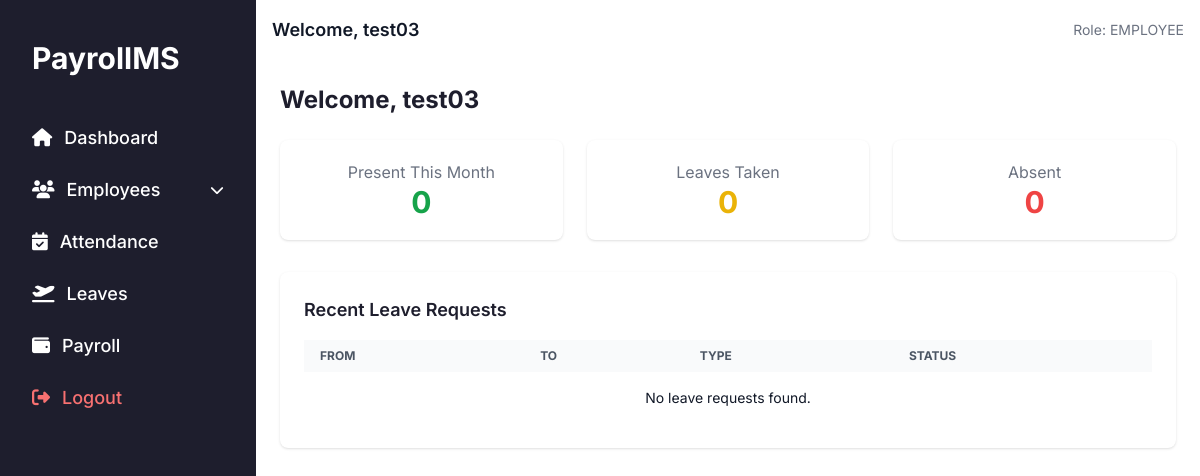
/users/employee-dashboard/ (signed in), run on the app's committed database.
### users/models.py (models this page shows, shortened)
class User(AbstractUser):
    ROLE_CHOICES = (
        ('ADMIN', 'Admin'),
        ('HR', 'HR'),
        ('EMPLOYEE', 'Employee'),
    )
    role = models.CharField(max_length=10, choices=ROLE_CHOICES)

### employees/models.py (models this page shows)
class Employee(models.Model):
    user = models.OneToOneField(User, on_delete=models.CASCADE, related_name='employee')
    department = models.ForeignKey(Department, on_delete=models.SET_NULL, null=True)
    designation = models.ForeignKey(Designation, on_delete=models.SET_NULL, null=True)
    date_of_joining = models.DateField()
    contact_number = models.CharField(max_length=15)
    address = models.TextField()
    def __str__(self):
        return self.user.get_full_name()

### users/views.py (the view)
# urls.py: path('employee-dashboard/', views.employee_dashboard, name='employee_dashboard'),
@login_required
def employee_dashboard(request):
    user = request.user
    print("User:", user.username, "| Role:", user.role)
    try:
        employee = user.employee
        print("Employee found:", employee)
    except Exception as e:
        print("Error fetching employee:", e)
        return redirect('/')
    try:
        today = date.today()
        start_date = today.replace(day=1)
        end_date = today.replace(day=monthrange(today.year, today.month)[1])
        attendance_records = Attendance.objects.filter(employee=employee, date__range=(start_date, end_date))
        total_present = attendance_records.filter(status='PRESENT').count()
        total_absent = attendance_records.filter(status='ABSENT').count()
        total_leaves = attendance_records.filter(status='LEAVE').count()
        leave_balance = LeaveBalance.objects.filter(employee=employee).first()
        recent_leaves = LeaveRequest.objects.filter(employee=employee).order_by('-applied_on')[:5]
        last_salary = SalaryRecord.objects.filter(employee=employee).order_by('-created_at').first()
        upcoming_holidays = Holiday.objects.filter(date__gte=today).order_by('date')[:3]
        context = {
            'employee': employee,
            'total_present': total_present,
            'total_absent': total_absent,
            'total_leaves': total_leaves,
            'leave_balance': leave_balance,
            'recent_leaves': recent_leaves,
            'last_salary': last_salary,
            'upcoming_holidays': upcoming_holidays,
        }
        print("Context prepared successfully.")
        return render(request, 'dashboard/employee_dashboard.html', context)
    except Exception as e:
        print("ERROR during dashboard preparation:", e)
        return redirect('/')

### templates/dashboard/employee_dashboard.html (shortened to what this page needs)
{% extends 'dashboard/base_dashboard.html' %}
{% block content %}
<h1 class="text-2xl font-bold mb-6 text-[#1e1e2d]">Welcome, {{ employee.user.username }}</h1>
<div class="grid grid-cols-1 sm:grid-cols-3 gap-6 mb-8">
  <div class="bg-white p-5 rounded-lg shadow text-center">
    <div class="text-gray-500">Present This Month</div>
    <div class="text-3xl font-bold text-green-600">{{ total_present }}</div>
  </div>
  <div class="bg-white p-5 rounded-lg shadow text-center">
    <div class="text-gray-500">Leaves Taken</div>
    <div class="text-3xl font-bold text-yellow-500">{{ total_leaves }}</div>
  </div>
  <div class="bg-white p-5 rounded-lg shadow text-center">
    <div class="text-gray-500">Absent</div>
    <div class="text-3xl font-bold text-red-500">{{ total_absent }}</div>
  </div>
</div>
<div class="mb-8">
  <div class="bg-white p-6 rounded-lg shadow">
    <h2 class="text-lg font-semibold text-[#1e1e2d] mb-4">Recent Leave Requests</h2>
    <div class="overflow-x-auto">
      <table class="min-w-full text-sm">
        <thead class="bg-gray-50 text-gray-600 uppercase text-xs">
          <tr>
            <th class="py-2 px-4 text-left">From</th>
            <th class="py-2 px-4 text-left">To</th>
            <th class="py-2 px-4 text-left">Type</th>
            <th class="py-2 px-4 text-left">Status</th>
          </tr>
        </thead>
        <tbody>
          {% for leave in recent_leaves %}
          <tr class="border-b">
            <td class="py-2 px-4">{{ leave.start_date }}</td>
            <td class="py-2 px-4">{{ leave.end_date }}</td>
            <td class="py-2 px-4">{{ leave.leave_type }}</td>
            <td class="py-2 px-4">
              <span class="px-2 py-1 text-xs rounded-full font-semibold
                {% if leave.status == 'PENDING' %} bg-yellow-100 text-yellow-800
                {% elif leave.status == 'APPROVED' %} bg-green-100 text-green-800
                {% else %} bg-red-100 text-red-800 {% endif %}">
                {{ leave.status }}
              </span>
            </td>
          </tr>
          {% empty %}
          <tr><td colspan="4" class="text-center py-4">No leave requests found.</td></tr>
          {% endfor %}
        </tbody>
      </table>
    </div>
  </div>
</div>
{% endblock %}

### templates/dashboard/base_dashboard.html (shortened to what this page needs)
<!DOCTYPE html>
<html lang="en">
<head>
  <script src="https://cdn.tailwindcss.com"></script>
  <link
    rel="stylesheet"
    href="https://cdnjs.cloudflare.com/ajax/libs/font-awesome/6.5.0/css/all.min.css"
  />
</head>
<body class="bg-[#f3f4f6] text-[#111827]">
  <div class="flex h-screen overflow-hidden">
    <aside class="w-64 hidden md:block bg-[#1e1e2d] text-white p-4 shadow-lg">
      <div class="text-3xl font-bold px-4 py-6 text-white">PayrollMS</div>
      <nav class="space-y-2 mt-4 text-lg font-medium">
        <a href="#" class="sidebar-link flex items-center gap-3 px-4 py-2 rounded-lg transition duration-150 hover:bg-[#2a2a3c]">
          <i class="fas fa-home text-white"></i> Dashboard
        </a>
        <div class="sidebar-link px-4 py-2 rounded-lg transition duration-150 hover:bg-[#2a2a3c]">
  <div class="flex items-center justify-between cursor-pointer" onclick="toggleDropdown('employeeMenu')">
    <span class="flex items-center gap-3">
      <i class="fas fa-users text-white"></i> Employees
    </span>
    <i class="fas fa-chevron-down text-sm"></i>
  </div>
</div>
        <a href="#" class="sidebar-link flex items-center gap-3 px-4 py-2 rounded-lg transition duration-150 hover:bg-[#2a2a3c]">
          <i class="fas fa-calendar-check text-white"></i> Attendance
        </a>
        <a href="#" class="sidebar-link flex items-center gap-3 px-4 py-2 rounded-lg transition duration-150 hover:bg-[#2a2a3c]">
          <i class="fas fa-plane-departure text-white"></i> Leaves
        </a>
        <a href="#" class="sidebar-link flex items-center gap-3 px-4 py-2 rounded-lg transition duration-150 hover:bg-[#2a2a3c]">
          <i class="fas fa-wallet text-white"></i> Payroll
        </a>
        <a href="{% url 'users:logout' %}" class="sidebar-link flex items-center gap-3 px-4 py-2 rounded-lg text-red-400 hover:bg-red-900 transition duration-150">
          <i class="fas fa-sign-out-alt"></i> Logout
        </a>
      </nav>
    </aside>
    <div class="flex-1 flex flex-col overflow-hidden">
      <header class="flex justify-between items-center p-4 bg-white shadow">
        <h1 class="text-lg font-semibold">Welcome, {{ request.user.username }}</h1>
        <span class="text-sm text-gray-500">Role: {{ request.user.role }}</span>
      </header>
      <main class="flex-1 overflow-y-auto p-6 bg-white">
        {% block content %}{% endblock %}
      </main>
    </div>
  </div>
</body>
</html>

### templates/dashboard/base_dashboard.html (style rules this page uses)
body { font-family: 'Inter', sans-serif; }

### data on the page
User: user.username "test03", user.role "EMPLOYEE"
Employee: user.username "test03"

### other printed values
{{ total_present }} "0"
{{ total_leaves }} "0"
{{ total_absent }} "0"
